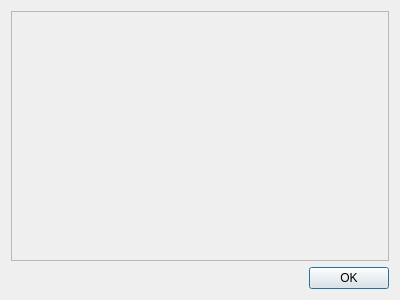
<?xml version="1.0" encoding="UTF-8"?>
<ui version="4.0">
 <class>SelectActionTargetDialog</class>
 <widget class="QDialog" name="SelectActionTargetDialog">
  <property name="windowModality">
   <enum>Qt::NonModal</enum>
  </property>
  <property name="geometry">
   <rect>
    <x>0</x>
    <y>0</y>
    <width>400</width>
    <height>300</height>
   </rect>
  </property>
  <property name="windowTitle">
   <string>Dialog</string>
  </property>
  <layout class="QVBoxLayout" name="verticalLayout">
   <item>
    <widget class="QScrollArea" name="scrollArea">
     <property name="widgetResizable">
      <bool>true</bool>
     </property>
     <widget class="QWidget" name="content">
      <property name="geometry">
       <rect>
        <x>0</x>
        <y>0</y>
        <width>376</width>
        <height>241</height>
       </rect>
      </property>
      <layout class="QVBoxLayout" name="verticalLayout_2"/>
     </widget>
    </widget>
   </item>
   <item>
    <widget class="QDialogButtonBox" name="buttonBox">
     <property name="orientation">
      <enum>Qt::Horizontal</enum>
     </property>
     <property name="standardButtons">
      <set>QDialogButtonBox::Ok</set>
     </property>
    </widget>
   </item>
  </layout>
 </widget>
 <resources/>
 <connections>
  <connection>
   <sender>buttonBox</sender>
   <signal>accepted()</signal>
   <receiver>SelectActionTargetDialog</receiver>
   <slot>accept()</slot>
   <hints>
    <hint type="sourcelabel">
     <x>248</x>
     <y>254</y>
    </hint>
    <hint type="destinationlabel">
     <x>157</x>
     <y>274</y>
    </hint>
   </hints>
  </connection>
 </connections>
</ui>
